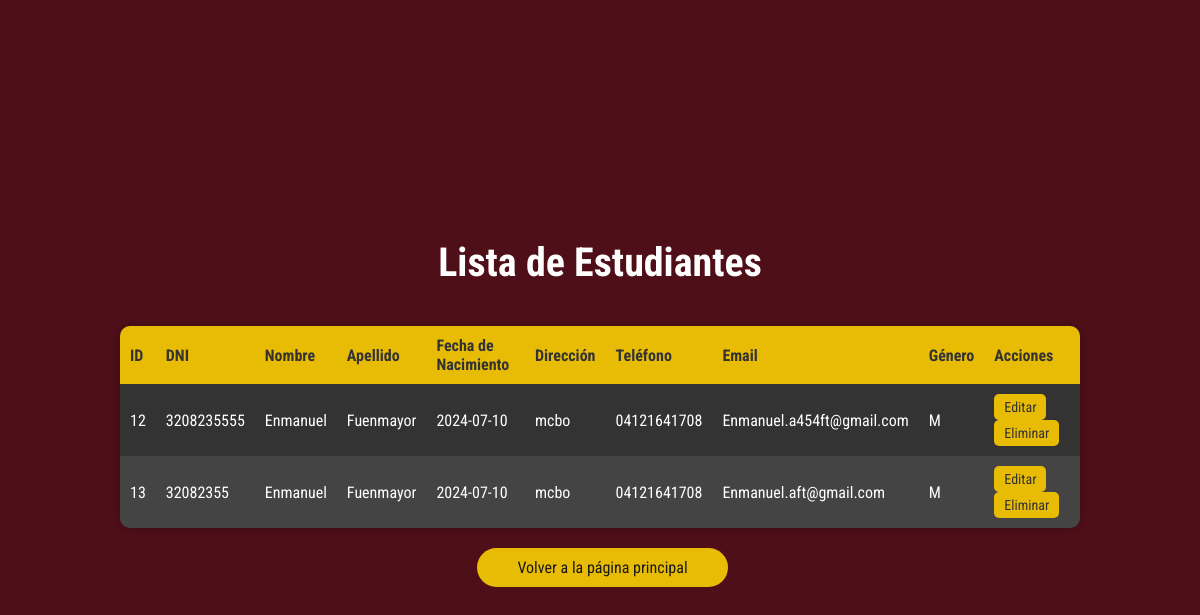
Page /estudiantes on the committed database.
### tables this page shows
CREATE TABLE Estudiante (
    id_estudiante INTEGER PRIMARY KEY AUTOINCREMENT,
    dni_estudiante VARCHAR(20) UNIQUE NOT NULL,
    nombre VARCHAR(100) NOT NULL,
    apellido VARCHAR(100) NOT NULL,
    fecha_nacimiento DATE NOT NULL,
    direccion VARCHAR(255) NOT NULL,
    telefono VARCHAR(20) NOT NULL,
    email VARCHAR(100) UNIQUE NOT NULL,
    genero CHAR(1) CHECK(genero IN ('M', 'F'))
);

### app/views_P.py (the view)
@app.route('/estudiantes')
def estudiantes():
    conn = get_db()
    cursor = conn.execute('SELECT * FROM Estudiante')
    estudiantes = cursor.fetchall()
    conn.close()
    return render_template('estudiantes.html', estudiantes=estudiantes)

### app/views_P.py (called while the page is built)
def get_db():
    db = getattr(g, '_database', None)
    if db is None:
        db = g._database = sqlite3.connect(DATABASE)
        db.row_factory = sqlite3.Row
    return db

@app.teardown_appcontext
def close_connection(exception):
    db = getattr(g, '_database', None)
    if db is not None:
        db.close()

### app/templates/estudiantes.html (shortened to what this page needs)
<!DOCTYPE html>
<html lang="es">
<head>
</head>
<body>
    <h1>Lista de Estudiantes</h1>
    <table>
        <tr>
            <th>ID</th>
            <th>DNI</th>
            <th>Nombre</th>
            <th>Apellido</th>
            <th>Fecha de Nacimiento</th>
            <th>Dirección</th>
            <th>Teléfono</th>
            <th>Email</th>
            <th>Género</th>
            <th>Acciones</th>
        </tr>
        {% for estudiante in estudiantes %}
        <tr>
            <td>{{ estudiante.id_estudiante }}</td>
            <td>{{ estudiante.dni_estudiante }}</td>
            <td>{{ estudiante.nombre }}</td>
            <td>{{ estudiante.apellido }}</td>
            <td>{{ estudiante.fecha_nacimiento }}</td>
            <td>{{ estudiante.direccion }}</td>
            <td>{{ estudiante.telefono }}</td>
            <td>{{ estudiante.email }}</td>
            <td>{{ estudiante.genero }}</td>
            <td>
                <a href="{{ url_for('edit_estudiante', id=estudiante.id_estudiante) }}" class="button">Editar</a>
                <form method="POST" action="{{ url_for('delete_estudiante', id=estudiante.id_estudiante) }}" style="display: inline;">
                    <button type="submit" class="button" onclick="return confirm('¿Estás seguro de eliminar este estudiante?')">Eliminar</button>
                </form>
            </td>
        </tr>
        {% endfor %}
    </table>
         <div class="button-container">
        <a href="{{ url_for('index') }}" class="button button-back">Volver a la página principal</a>
        </div>
</body>
</html>

### app/templates/estudiantes.html (style rules this page uses)
body { font-family: 'Roboto Condensed', sans-serif; background-color: #4F0F19; color: #fff; display: flex; justify-content: center; align-items: center; height: 100vh; margin: 0; flex-direction: column; }
h1 { font-size: 2.5em; margin-bottom: 20px; }
table { width: 80%; margin-top: 20px; border-collapse: collapse; background-color: rgba(51, 51, 51, 0.8); border-radius: 10px; overflow: hidden; box-shadow: 0 0 10px rgba(0, 0, 0, 0.3); }
th, td { padding: 10px; text-align: left; }
th { background-color: #e8bb05; color: #333; }
tr:nth-child(even) { background-color: #333; }
tr:nth-child(odd) { background-color: #444; }
td { border: 1px solid #444; }
table, th, td { border: none; }
.button { background-color: #e8bb05; color: #333; border: none; padding: 5px 10px; border-radius: 5px; cursor: pointer; transition: background-color 0.3s; font-size: 14px; font-family: 'Roboto Condensed', sans-serif; margin-right: 5px; text-decoration: none; display: inline-block; }
.button-container { text-align: right; margin-top: 20px; }
.button-back { text-align: right; background-color: #e8bb05; color: #1a1a1a; border: none; padding: 10px 40px; border-radius: 100px; cursor: pointer; transition: background-color 0.5s; font-size: 16px; font-family: 'Roboto Condensed', sans-serif; text-decoration: none; margin-left: 10px; }

### rows in the picture
Estudiante: id_estudiante "12", dni_estudiante "3208235555", nombre "Enmanuel", apellido "Fuenmayor", fecha_nacimiento "2024-07-10", direccion "mcbo", telefono "04121641708", email "Enmanuel.a454ft@gmail.com", genero "M"
Estudiante: id_estudiante "13", dni_estudiante "32082355", nombre "Enmanuel", apellido "Fuenmayor", fecha_nacimiento "2024-07-10", direccion "mcbo", telefono "04121641708", email "Enmanuel.aft@gmail.com", genero "M"
